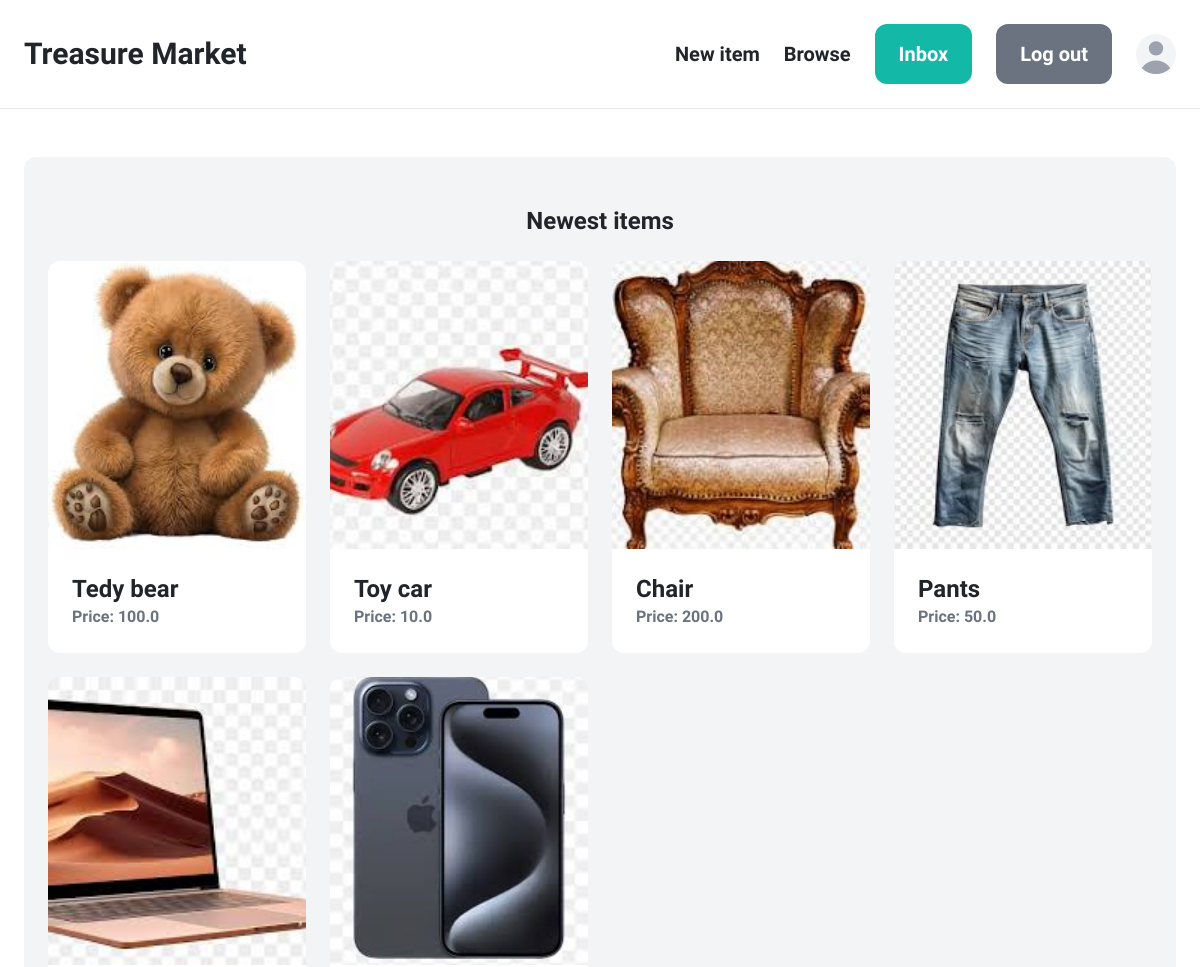
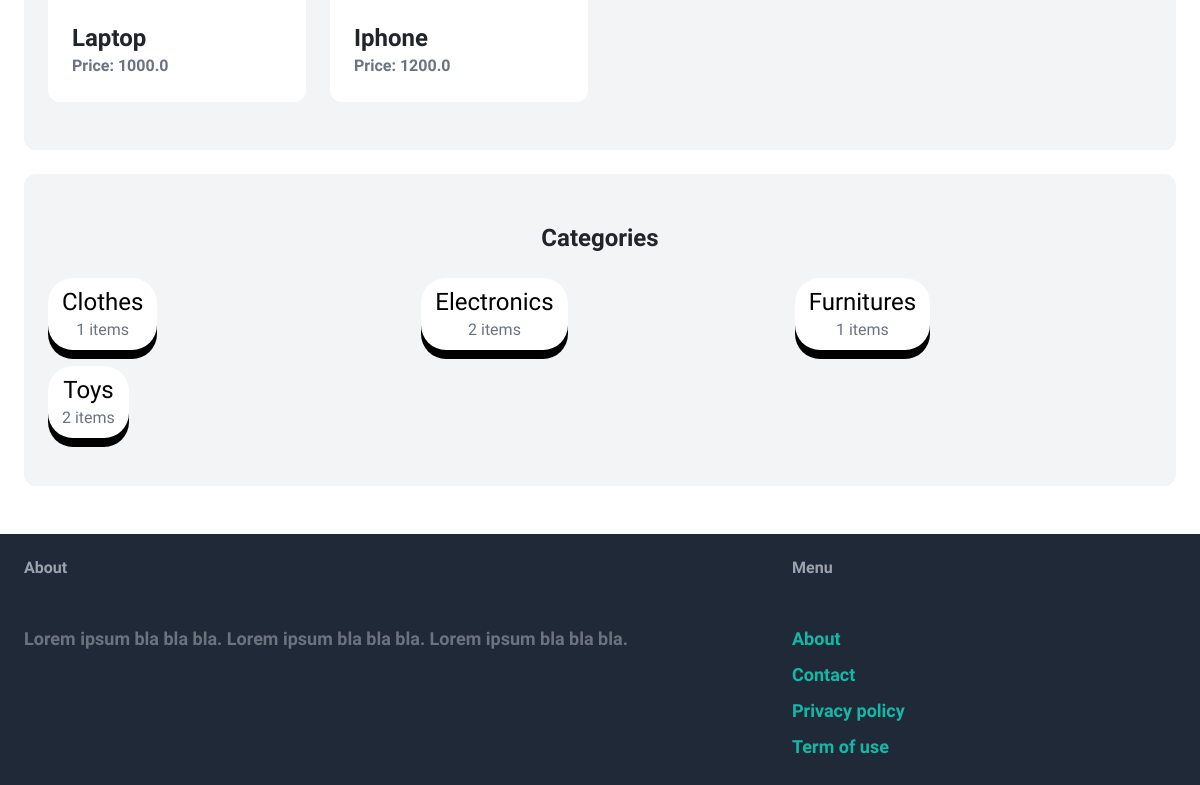
The app's page / (signed in) with its own data (2 pictures, top to bottom).
### items/models.py (models this page shows, shortened)
class Item(models.Model):
    category = models.ForeignKey(Category, related_name='items', on_delete=models.CASCADE)
    name = models.CharField(max_length=255)
    description = models.TextField(blank=True, null=True)
    price =  models.FloatField()
    image = models.ImageField(upload_to='items_images', blank=True, null=True)
    is_sold = models.BooleanField(default=False)
    created_by = models.ForeignKey(User, related_name='items', on_delete=models.CASCADE)
    created_at =  models.DateTimeField(auto_now_add=True)

class Category(models.Model):
    name = models.CharField(max_length=255)
    class Meta:
        ordering = ('name',)
        verbose_name_plural = 'Categories'

### core/views.py (the view)
# urls.py: path('', views.index, name='index'),
@login_required
def index(request):
    obj = Store.objects.all()
    items = Item.objects.filter(is_sold=False)[0:6]
    categories = Category.objects.all()
    return render(request, 'core/index.html',{
        'categories': categories,
        'items': items,
        'obj':obj,
    })

### core/templates/core/index.html (shortened to what this page needs)
{% extends 'core/base.html' %}
{% block content %}
    <div class="mt-6 px-6 py-12 bg-gray-100 rounded-xl">
        <h2 class="mb-6 text-2xl text-center">Newest items</h2>
        <div class="grid grid-cols-3 md:grid-cols-3 lg:grid-cols-4 gap-4">
            {% for item in items %}
                <div class="flex flex-col h-full">
                    <a href="{% url 'item:detail' item.id %}" class="flex flex-col h-full">
                        <div class="relative">
                            <img src="{{ item.image.url }}" class="w-full h-48 md:h-64 lg:h-72 object-cover object-center rounded-t-xl">
                        </div>
                        <div class="p-6 bg-white rounded-b-xl flex-grow flex flex-col justify-between">
                            <h2 class="text-2xl">{{ item.name }}</h2>
                            <p class="text-gray-500">Price: {{ item.price }}</p>
                        </div>
                    </a>
                </div>
            {% endfor %}
        </div>
    </div>
    <div class="mt-6 px-6 py-12 bg-gray-100 rounded-xl">
        <h2 class="mb-6 text-2xl text-center">Categories</h2>
        <div class="grid grid-cols-3 gap-3">
            {% for category in categories %}
                <div>
                    <a href="{% url 'item:items' %}?query={{ query }}&category={{ category.id }}">
                        <div class="btn shadow-[0_9px_0_rgb(0,0,0)] hover:shadow-[0_4px_0px_rgb(0,0,0)] text-black bg-white ease-out hover:translate-y-1 transition-all rounded">
                            <h2 class="text-2xl">{{ category.name }}</h2>
                            <p class="text-gray-500">{{ category.items.count }} items</p>
                        </div>
                    </a>
                </div>
            {% endfor %}
        </div>
    </div>
{% endblock %}

### records on screen
Item: image (picture), name "Tedy bear", price "100.0"
Item: image (picture), name "Toy car", price "10.0"
Item: image (picture), name "Chair", price "200.0"
Item: image (picture), name "Pants", price "50.0"
Item: image (picture), name "Laptop", price "1000.0"
Item: image (picture), name "Iphone", price "1200.0"
Category: name "Clothes", items.count "1"
Category: name "Electronics", items.count "2"
Category: name "Furnitures", items.count "1"
Category: name "Toys", items.count "2"
